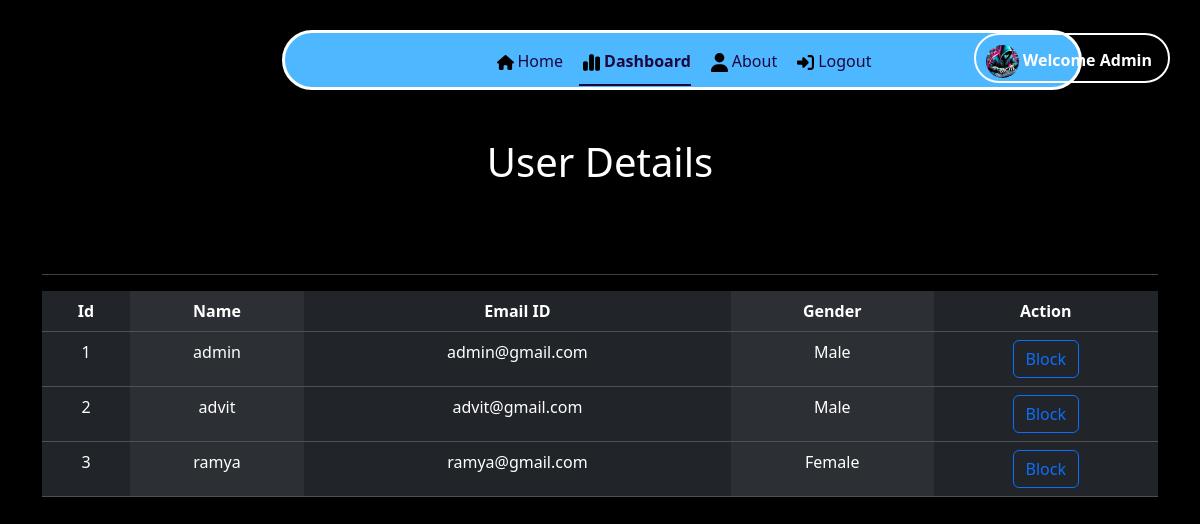
The page /admin/dashboard (signed in) on the database its author committed.
### application/model.py (models this page shows)
class Users(UserMixin, db.Model):
    __tablename__ = 'users'
    id = db.Column(db.Integer, nullable = False, primary_key = True)
    name = db.Column(db.String(50), nullable = False)
    email = db.Column(db.String(255), nullable = False, unique = True)
    password = db.Column(db.String, nullable = False)
    gender = db.Column(db.String, nullable = False)
    is_admin = db.Column(db.Boolean, default = False, nullable = False)
    is_blocked = db.Column(db.Boolean, default = False, nullable = False)
    projects = db.relationship('Projects', lazy = True, backref = 'creator')
    interest = db.relationship('Interest', lazy = True, backref = 'user')
    discussion = db.relationship('Discussion', lazy = True, backref = 'user')

### application/routes.py (the view)
@app.route("/admin/dashboard")
@login_required
def admin_dashboard():
    if not current_user.is_admin:
        flash("Unauthorized access.", "danger")
        return redirect(url_for("user_home"))
    users = Users.query.all()
    return render_template("admin_dashboard.html", users = users)

### application/routes.py (called while the page is built)
@login_manager.user_loader
def load_user(user_id):
    return Users.query.get(int(user_id))

### templates/admin_dashboard.html (shortened to what this page needs)
{% extends "base.html" %}
{% block content %}
<section class = "container-fluid">
    <div class = "container">
        <div class="blurfle">
            <ul class = "nav justify-content-center nav-underline">
                <li class = "nav-item py-2">
                    <a class = "nav-link " href = "{{ url_for('admin_home') }}" style = "color: rgb(29, 7, 61);"><img src = "/static/images/house-solid.svg" class = "m-1" style = "width:17px"/>Home</a>
                </li>
                <li class = "nav-item py-2">
                    <a class = "nav-link active " href = "{{ url_for('admin_dashboard') }}" style = "color: rgb(29, 7, 61);"><img src = "/static/images/chart-simple-solid.svg" class = "m-1" style = "width : 17px">Dashboard</a>
                </li>
                <li class = "nav-item py-2">
                    <a class = "nav-link " href = "{{ url_for('admin_about') }}" style = "color: rgb(29, 7, 61);"><img src = "/static/images/user-solid.svg"  class = "m-1" style = "width : 17px">About</a>
                </li>
                <li class = "nav-item py-2">
                    <a class = "nav-link " href = "{{ url_for('logout') }}" style = "color: rgb(29, 7, 61);"><img src = "/static/images/right-to-bracket-solid.svg" class = "m-1" style = "width : 17px">Logout</a>
                </li>
                    <div class = "position-absolute end-0 pe-3 ros " >
                        <b>
                            <img src = "/static/images/cyber.jpeg" style = "width:33px; border-radius:30px;">
                            <a href = "" style = "color: white;" class = "link"> Welcome Admin </a> </b>
                    </div>
            </ul>
        </div>
        <div>
            <h1 class = "text-center m-5">User Details</h1>
            <br>
            <hr/>
            {% if users %}
                    <table class = "table table-dark table-striped-columns">
                        <tr class = "text-center">
                            <th>Id</th>
                            <th>Name</th>
                            <th>Email ID</th>
                            <th>Gender</th>
                            <th>Action</th>
                        </tr>
                        {% for user in users %}
                        <tr class = "text-center">
                            <td> {{ user.id }}</td>
                            <td> {{ user.name }}</td>
                            <td>{{ user.email }}</td>
                            <td>{{ user.gender }}</td>
                            <td>
                                {% if user.is_blocked %}
                                    <form action="{{ url_for('unblock_user', user_id=user.id) }}" method="post">
                                        <button class = "btn btn-outline-primary" type="submit">Unblock</button>
                                    </form>
                                {% else %}
                                    <form action="{{ url_for('block_user', user_id=user.id) }}" method="post">
                                        <button class = "btn btn-outline-primary" type="submit">Block</button>
                                    </form>
                                {% endif %}
                            </td>
                        </tr>
                        {% endfor %}
                    </table>
            {% else %}
                {{ "User Not available "}}
            {% endif %}
        </div>
        </div>
{% endblock %}

### static/CSS/style.css (style rules this page uses)
body { background-color: black; color:white; }
.link { text-decoration: none; }
.blurfle { background-color: #4DB7FF; border: 3px solid white; border-radius: 30px; margin-top: 30px; margin-left: 240px; width: 800px; height: 60px; }
.ros { border:2px solid white; border-radius: 30px; height:50px; width:fit-content; padding: 10px 10px 10px 10px; margin: 0px 30px 30px 30px; }

### rows shown on the page
Users: id "1", name "admin", email "admin@gmail.com", gender "Male"
Users: id "2", name "advit", email "advit@gmail.com", gender "Male"
Users: id "3", name "ramya", email "ramya@gmail.com", gender "Female"
